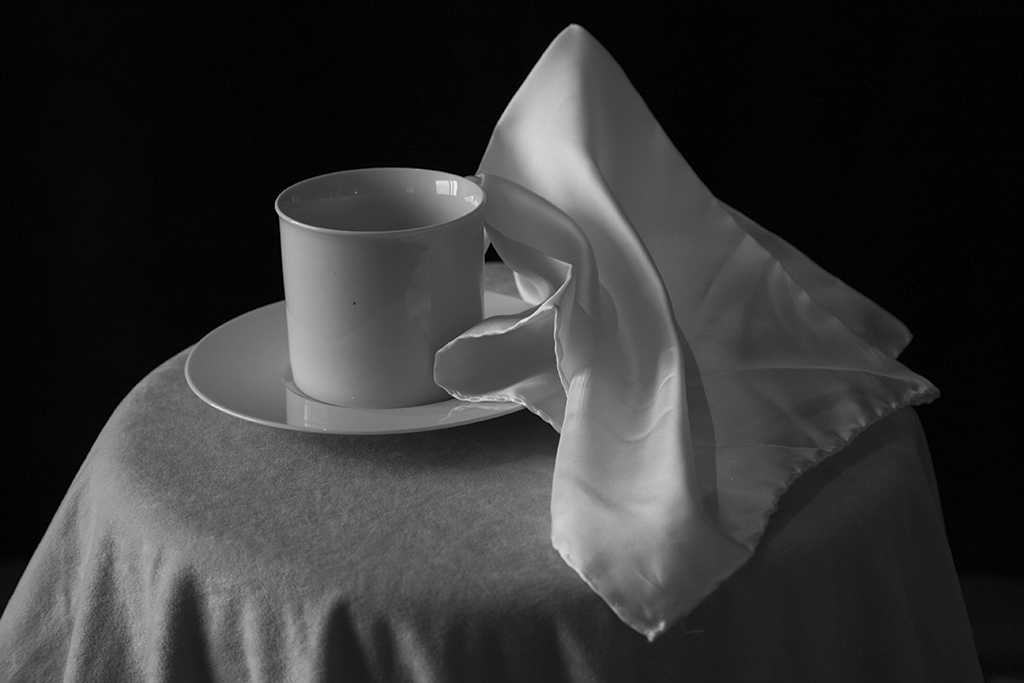
%> input picture lib/dependencies/gpu chanvese active contours/Sample9SGS.gif, 1024 x 683 px
$ octave demochanvesecpu.m   (GNU Octave 9; MATLAB toolbox functions it lacks are replaced by stand-ins)
%> lines starting %> are read from the running program, lines starting %| are printed output that depends on the picture; in (x1, y1, x2, y2) boxes, pixels count from 0 and x2, y2 are one past the last pixel; in counts of white or black regions, pixels touching at a corner belong together; the program's own positions count from 1
### lib/dependencies/gpu chanvese active contours/smartcast.m
% Vish:
% cast a variable to specified type.
% Will cast to guint8 if variable is GPU-type, and
% uint8 if variable is CPU type.
function a = smartcast(a,prec)

  isjacket = 1;
  if isempty(regexp(path,'[jJ]acket[/\\]engine'))
    isjacket = 0;
  end

  ty = isa(a,'garray');
  if ty
    a = feval(['g' prec], a);
    return
  else
    a = feval([prec], a);
    return
  end
end

### lib/dependencies/gpu chanvese active contours/kappa.m
function KG = kappa(I)
% get curvature information of input image
% input: 2D image I
% output: curvature matrix KG

% Copyright (c) 2009,
% Yue Wu @ ECE Department, Tufts University
% All Rights Reserved

% accelereyes: I = double(I) was changed to be more flexible
% to Jacket data-types

I = smartcast(I,'double');
[m,n] = size(I);
P = padarray(I,[1,1],1,'pre');
P = padarray(P,[1,1],1,'post');

% accelereyes: consolidated multiple subsrefs for GPU-computing efficiency

%subindex the padded image
subP1 = P(3:end,2:n+1);
subP2 = P(1:m,2:n+1);
subP3 = P(2:m+1,3:end);
subP4 = P(2:m+1,1:n);
subP5 = P(3:end,3:end);
subP6 = P(1:m,3:end);
subP7 = P(3:end,1:n);
subP8 = P(1:m,1:n);
% central difference
fy = subP1-subP2;
fx = subP3-subP4;
fyy = subP1+subP2-2*I;
fxx = subP3+subP4-2*I;
fxy = 0.25.*(subP5-subP6+subP7-subP8);

fx2 = fx.^2;
fy2 = fy.^2;
G = (fx2+fy2).^(0.5);

K = (fxx.*fy2-2*fxy.*fx.*fy+fyy.*fx2)./((fx2+fy2+eps).^(1.5));
KG = K.*G;
KG(1,:) = eps;
KG(end,:) = eps;
KG(:,1) = eps;
KG(:,end) = eps;
KG = KG./max(max(abs(KG)));

### lib/dependencies/gpu chanvese active contours/chenvese.m
%==========================================================================
%
%   Active contour with Chen-Vese Method
%   for image segementation
%
%   Implemented by Yue Wu (yue.wu@tufts.edu)
%   Tufts University
%   Feb 2009
%   http://sites.google.com/site/rexstribeofimageprocessing/
%
%   all rights reserved
%   Last update 02/26/2009
%--------------------------------------------------------------------------
%   Usage of varibles:
%   input:
%       I           = any gray/double/RGB input image
%       mask        = initial mask, either customerlized or built-in
%       num_iter    = total number of iterations
%       mu          = weight of length term
%       method      = submethods pick from ('chen','vector','multiphase')
%
%   Types of built-in mask functions
%       'small'     = create a small circular mask
%       'medium'    = create a medium circular mask
%       'large'     = create a large circular mask
%       'whole'     = create a mask with holes around
%       'whole+small' = create a two layer mask with one layer small
%                       circular mask and the other layer with holes around
%                       (only work for method 'multiphase')
%   Types of methods
%       'chen'      = general CV method
%       'vector'    = CV method for vector image
%       'multiphase'= CV method for multiphase (2 phases applied here)
%
%   output:
%       phi0        = updated level set function
%
%--------------------------------------------------------------------------
%
% Description: This code implements the paper: "Active Contours Without
% Edges" by Chan and Vese for method 'chen', the paper:"Active Contours Without
% Edges for vector image" by Chan and Vese for method 'vector', and the paper
% "A Multiphase Level Set Framework for Image Segmentation Using the
% Mumford and Shah Model" by Chan and Vese.
%
%--------------------------------------------------------------------------
% Deomo: Please see HELP file for details
%==========================================================================

function seg = chenvese(I,mask,num_iter,mu,method)

%%
%-- Default settings
%   length term mu = 0.2 and default method = 'chan'
  if(~exist('mu','var'))
    mu=0.2;
  end

  if(~exist('method','var'))
    method = 'chan';
  end

  %   auto mask settings
  if ischar(mask)
    switch lower (mask)
     case 'small'
      mask = maskcircle2(I,'small');
     case 'medium'
      mask = maskcircle2(I,'medium');
     case 'large'
      mask = maskcircle2(I,'large');
     case 'whole'
      mask = maskcircle2(I,'whole');
     case 'whole+small'
      m1 = maskcircle2(I,'whole');
      m2 = maskcircle2(I,'small');
      mask = zeros(size(I,1),size(I,2),2);
      mask(:,:,1) = m1(:,:,1);
      mask(:,:,2) = m2(:,:,2);
     otherwise
      error('unrecognized mask shape name (MASK).');
    end
  else
    if size(mask,1)>size(I,1) || size(mask,2)>size(I,2)
      error('dimensions of mask unmathch those of the image.')
    end
    switch lower(method)
     case 'multiphase'
      if  (size(mask,3) == 1)
        error('multiphase requires two masks but only gets one.')
      end
    end

  end

  % accelereyes: changed hard-coded type-casts
  switch lower(method)
   case 'chan'
    if size(I,3)== 3
      P = rgb2gray(smartcast(I,'uint8'));
    elseif size(I,3) == 2
      P = smartcast(0.5.*(I(:,:,1)+I(:,:,2)),'double');
    else
      P = smartcast(I,'double');
    end
    layer = 1;
   otherwise
    error('!invalid method')
  end
  %-- End Initializations on input image I and mask

  %%
  %--   Core function
  switch lower(method)
   case {'chan','vector'}
    %-- SDF
    %   Get the distance map of the initial mask

    mask = mask(:,:,1);
    phi0 = bwdist(mask)-bwdist(1-mask)+im2double(mask)-.5;
    %   initial force, set to eps to avoid division by zeros
    force = eps;
    %-- End Initialization

    %-- Display settings
%     figure();
%     subplot(2,2,1); imshow(uint8(I)); title('Input Image');
%     subplot(2,2,2); contour(flipud(phi0), [0 0], 'LineWidth',1); title('initial contour');
%     subplot(2,2,3); title('Segmentation');
    %-- End Display original image and mask

    %-- Main loop
    for n=1:num_iter
      inidx = find(phi0>=0); % frontground index
      outidx = find(phi0<0); % background index
      force_image = 0; % initial image force for each layer
      for i=1:layer
        L = im2double(P(:,:,i)); % get one image component
        c1 = sum(sum(L.*Heaviside(phi0)))/(length(inidx)+eps); % average inside of Phi0
        c2 = sum(sum(L.*(1-Heaviside(phi0))))/(length(outidx)+eps); % verage outside of Phi0
        force_image=-(L-c1).^2+(L-c2).^2+force_image;
        % sum Image Force on all components (used for vector image)
        % if 'chan' is applied, this loop become one sigle code as a
        % result of layer = 1
      end

      % calculate the external force of the image
      kappaphi0 = kappa(phi0);
      force = mu*kappaphi0./max(max(abs(kappaphi0)))+1/layer.*force_image;

      % normalized the force
      force = force./(max(max(abs(force))));

      % get stepsize dt
      dt=0.5;

      % get parameters for checking whether to stop
      old = phi0;
      phi0 = phi0+dt.*force;
      new = phi0;
      indicator = checkstop(old,new,dt);

%       % intermediate output
%       if(mod(n,20) == 0)
%         showphi(I,phi0,n);
%       end
      if indicator % decide to stop or continue
%         showphi(I,phi0,n);

        %make mask from SDF
        seg = phi0<=0; %-- Get mask from levelset

%         subplot(2,2,4); imshow(seg); title('Global Region-Based Segmentation');

        return;
      end
    end
%     showphi(I,phi0,n);

    %make mask from SDF
    seg = phi0<=0; %-- Get mask from levelset

%     subplot(2,2,4); imshow(uint8(seg)); title('Global Region-Based Segmentation');
   case 'multiphase'
    error('multiphase case Unsupported. removed from the original code for conciseness.');
  end

### lib/dependencies/gpu chanvese active contours/demochanvesecpu.m
% demo for chenvese function
% Copyright (c) 2009,
% Yue Wu @ ECE Department, Tufts University
% All Rights Reserved
% http://sites.google.com/site/rexstribeofimageprocessing/
%%
%-- Chan & Vese method on gray and color image
%   Find contours of objects
close all
clear all

tic
% I = imread('saturngray.png');
I = imread('Sample9SGS.gif');
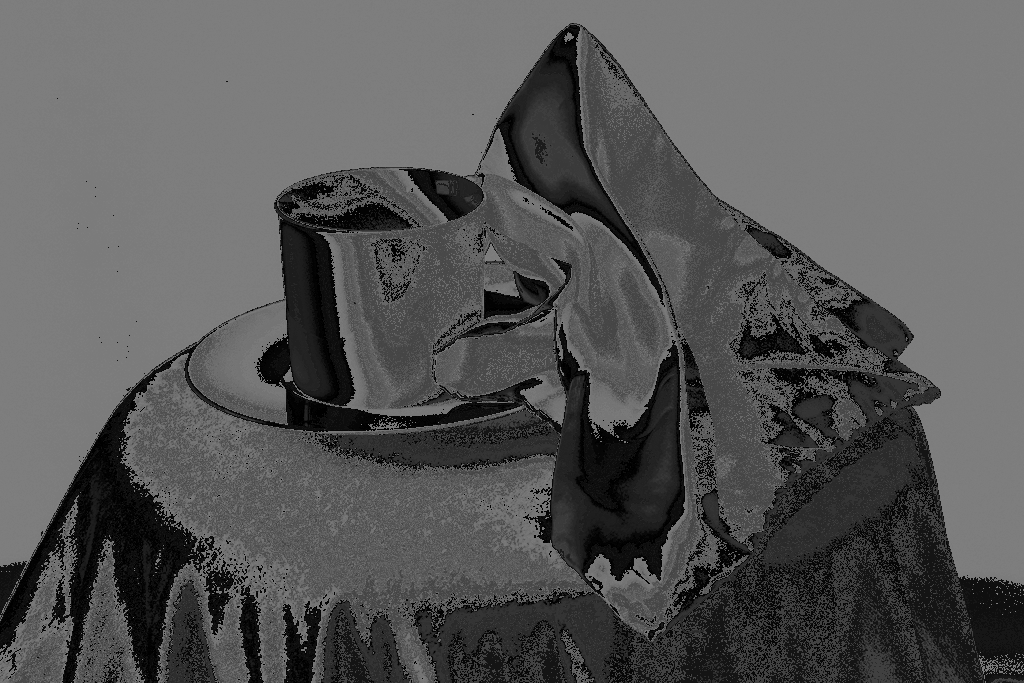
%> I: size 683x1024 uint8; min 0, max 127, mean 86.7
% Customized Mask
m = zeros(size(I,1),size(I,2));
m(20:120,20:120) = 1;
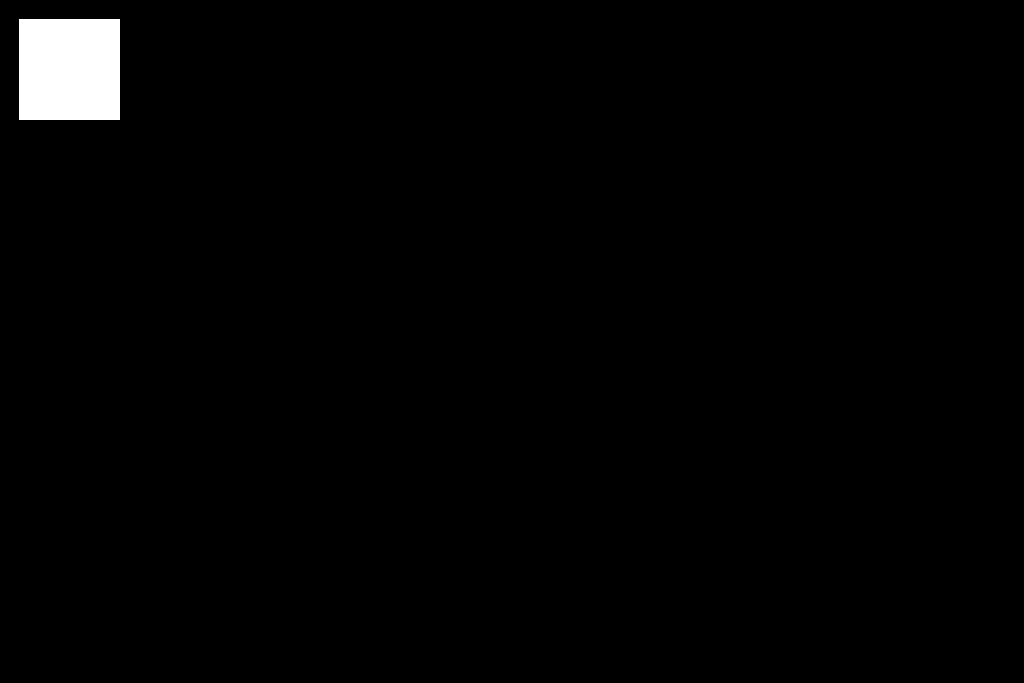
%> m: size 683x1024 double; values 0 (black) and 1 (white), 1.5% white; 1 white region, box (x1, y1, x2, y2) and area: (19, 19, 120, 120) 10201

% accelereyes:
% Change nIter to cover more of image (will take more time)
nIter = 500;

% call compute function (same for CPU and GPU)
seg = chenvese(I,m,nIter,0.1,'chan'); % ability on gray image
%> the loop in chenvese, `for n=1:num_iter` made 1 pass
%> pass 1, in chenvese, `force = mu*kappaphi0./max(max(abs(kappaphi0)))+1/layer.*force_image;`:
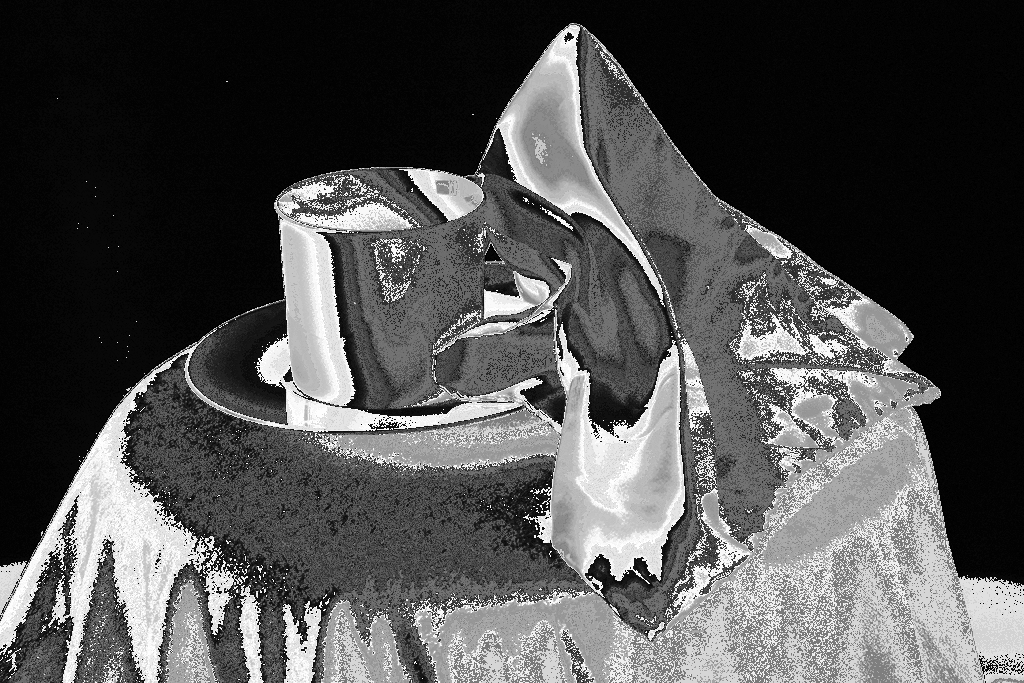
%> force: size 683x1024 single; min -1664.1, max 8148.9, mean 1449; drawn with min black and max white
%> pass 1, in chenvese, `phi0 = phi0+dt.*force;`:
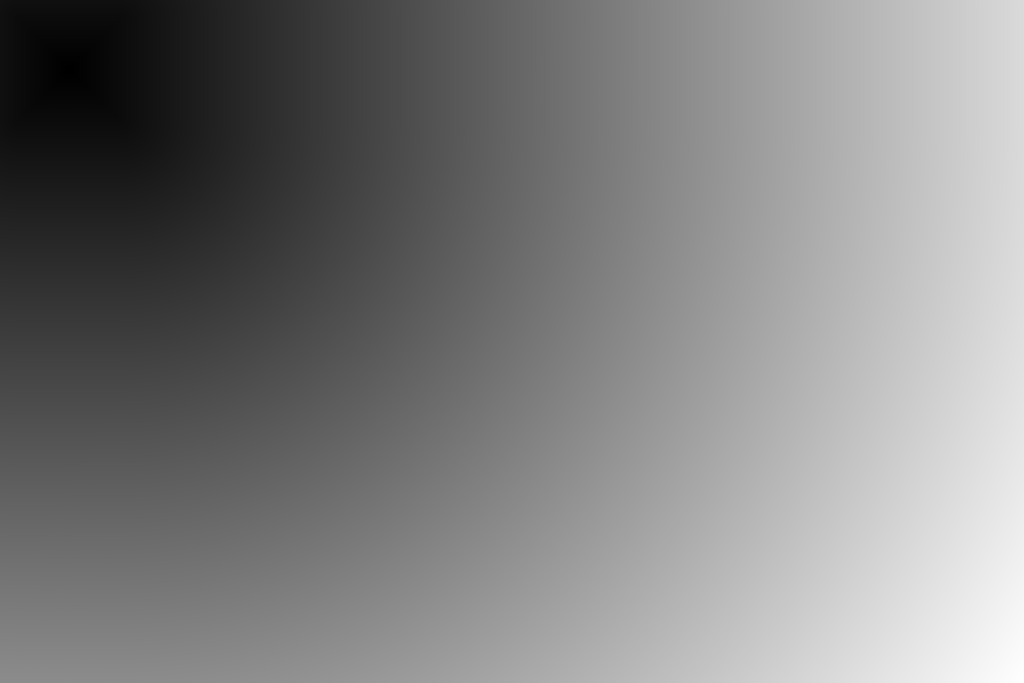
%> phi0: size 683x1024 single; min -50.58, max 1064.7, mean 512.5; drawn with min black and max white
%> the run ends on the next line

$ run again, with lib/dependencies/gpu chanvese active contours/saturngray.png saved as lib/dependencies/gpu chanvese active contours/Sample9SGS.gif
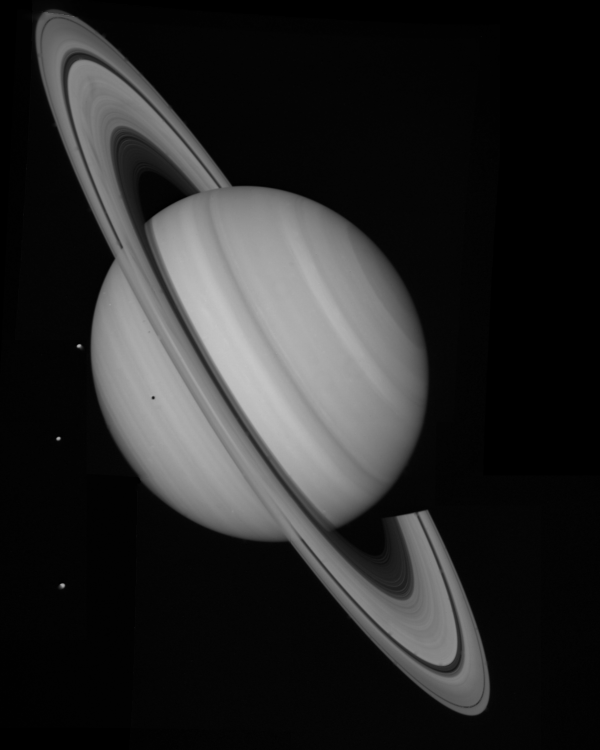
%> input picture lib/dependencies/gpu chanvese active contours/saturngray.png, 1200 x 1500 px (shown at 1/2 size)
%> `m(20:120,20:120) = 1;`:
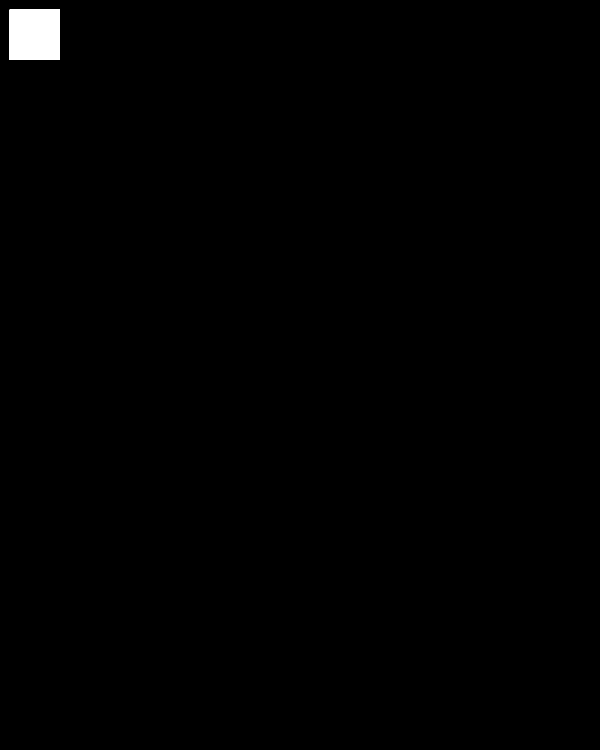
%> m: size 1500x1200 double (shown at 1/2 size); values 0 (black) and 1 (white), 0.57% white; 1 white region, box (x1, y1, x2, y2) and area: (19, 19, 120, 120) 10201
%> the loop in chenvese, `for n=1:num_iter` made 1 pass
%> pass 1, in chenvese, `phi0 = phi0+dt.*force;`:
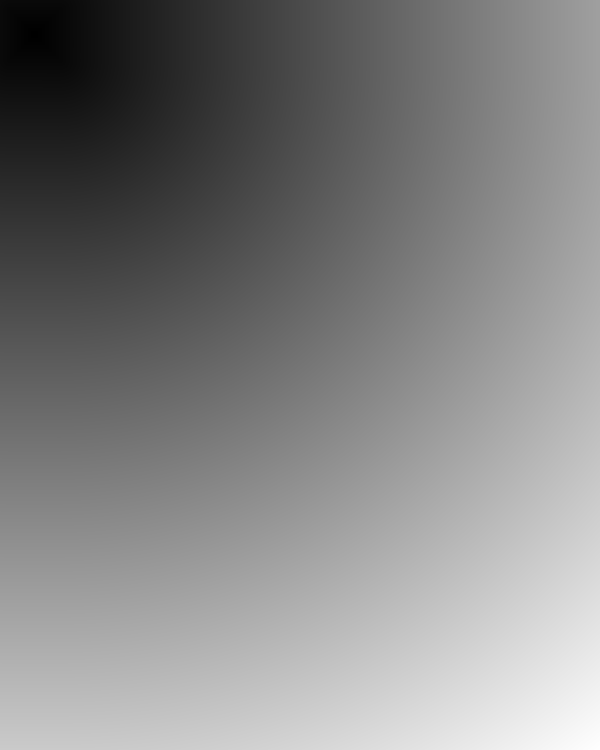
%> phi0: size 1500x1200 single (shown at 1/2 size); min -50.44, max 1752, mean 885.2; drawn with min black and max white
